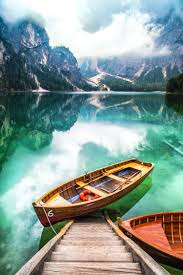
#> input picture assets/scene.jpeg, 183 x 275 px
$ python 0.14histogram.py
#> lines starting #> are read from the running program, lines starting #| are printed output that depends on the picture; after the words box and inside, x2 and y2 are one past the last pixel; in counts of white or black regions, pixels touching at a corner belong together
import cv2 as cv
import matplotlib.pyplot as plt
import numpy as np

img = cv.imread("assets/scene.jpeg")
#> img is the input picture: shape (275, 183, 3); mean B, G, R 149.5, 155.5, 135.1
cv.imshow("Cats",img)

blank = np.zeros(img.shape[:2], dtype="uint8")

gray = cv.cvtColor(img,cv.COLOR_BGR2GRAY)
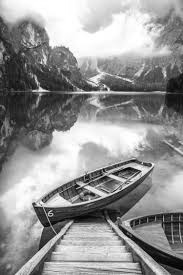
#> gray: shape (275, 183); min 1, max 255, mean 148.7
cv.imshow('Gray',gray)

circle = cv.circle(blank, (img.shape[1]//2, img.shape[0]//2 ), 100, 255, -1)
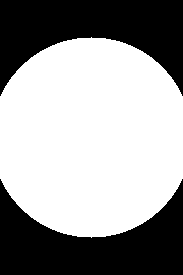
#> blank: shape (275, 183); 60.6% white; 2 black regions, box (x1, y1, x2, y2) and area: (0, 0, 183, 96) 9913, (0, 179, 183, 275) 9913

mask = cv.bitwise_and(gray,gray,mask=circle)
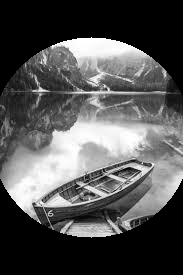
#> mask: shape (275, 183); min 0, max 255, mean 83.9
cv.imshow("Mask", mask)

gray_hist = cv.calcHist([gray] , [0] , mask,[256] , [0,256])
#> gray_hist = 256 values, max 313 at index 248, min 0 at index 0, mean 119.1

plt.figure()
plt.title("grayscale histogram")
plt.xlabel("Bins")
plt.ylabel("# of pixels")
plt.plot(gray_hist)
plt.xlim([0,256])
plt.show()
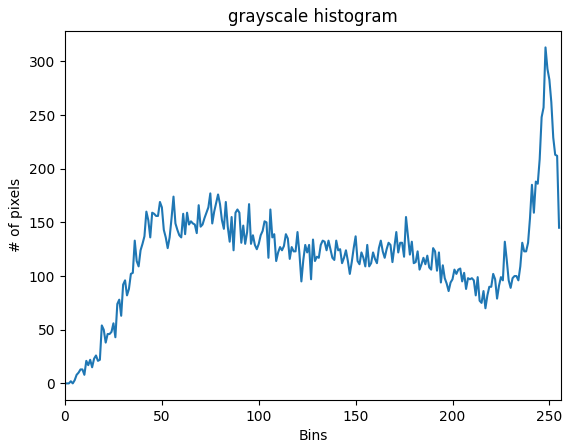
#> figure drawn by matplotlib, 1 panel; curve peaks at x = 248, y = 313

cv.waitKey(0)

$ run again, with assets/cat.jpg copied over assets/scene.jpeg
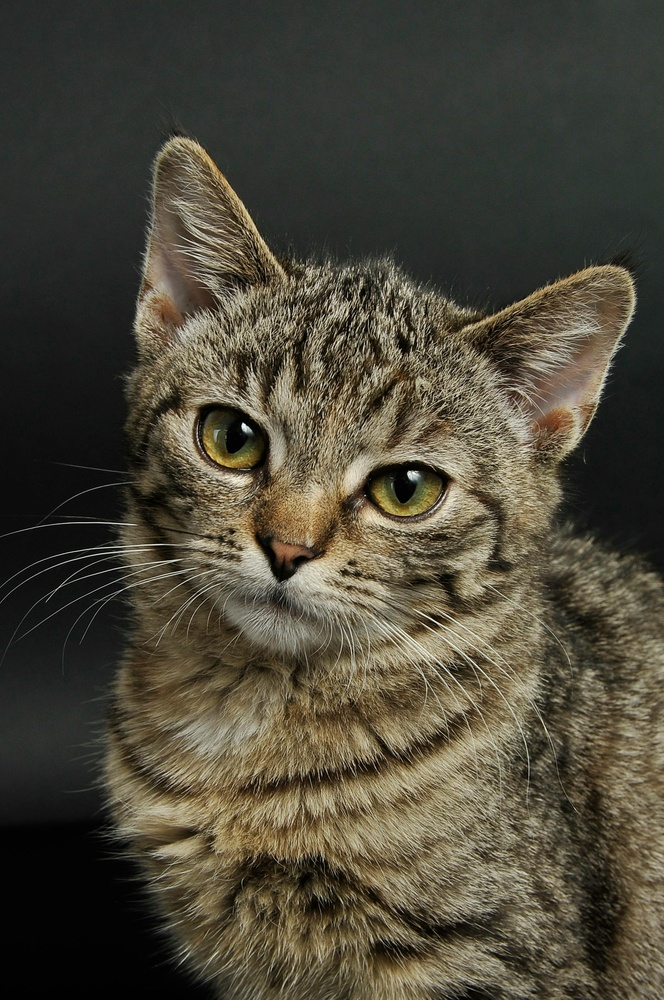
#> input picture assets/cat.jpg, 664 x 1000 px, shrunk from 1862 x 2804 before the run
#> img is the input picture: shape (1000, 664, 3); mean B, G, R 57.2, 71.5, 76.1
#> `circle = cv.circle(blank, (img.shape[1]//2, img.shape[0]//2 ), 100, 25..`:
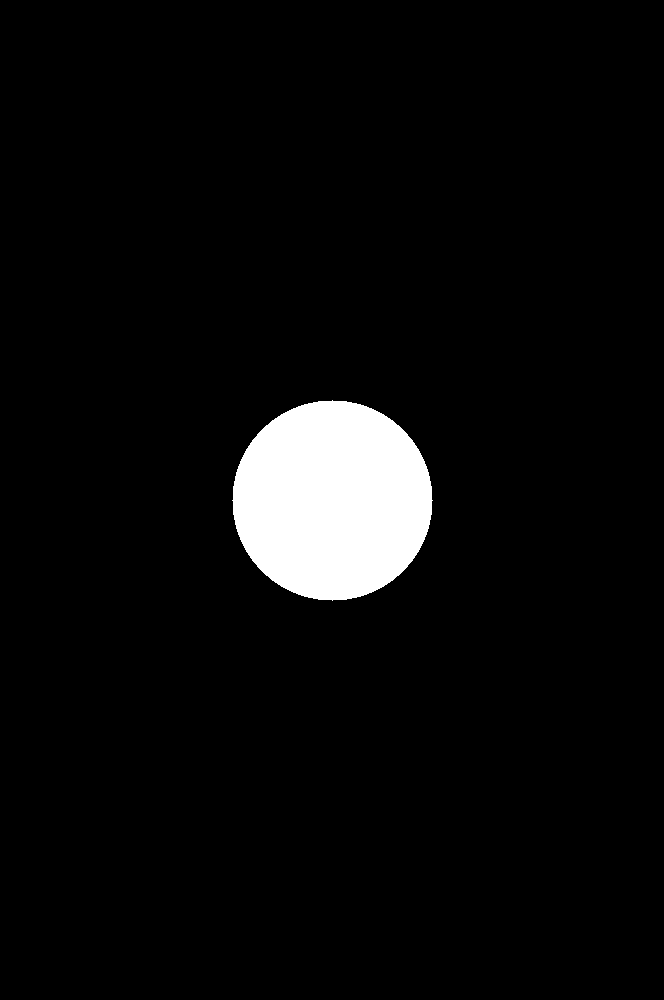
#> blank: shape (1000, 664); 4.7% white; 1 white region, box (x1, y1, x2, y2) and area: (232, 400, 433, 601) 31417
#> gray_hist = 256 values, max 238 at index 145, min 0 at index 0, mean 122.5
#> `plt.show()`:
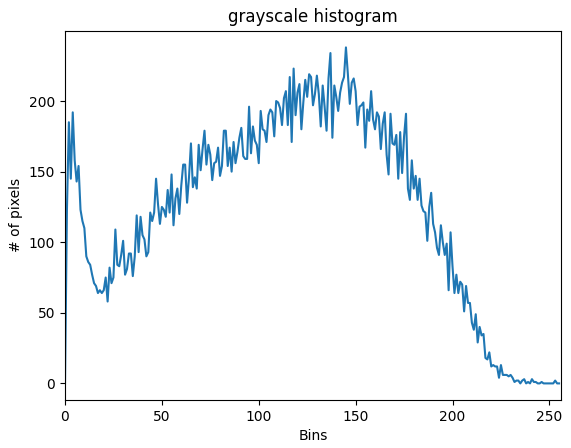
#> figure drawn by matplotlib, 1 panel; curve peaks at x = 145, y = 238

$ run again, with assets/cat2.jpg copied over assets/scene.jpeg
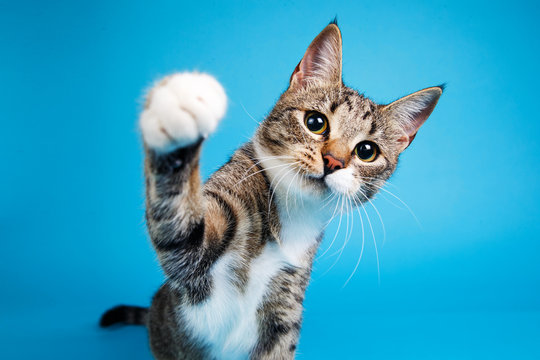
#> input picture assets/cat2.jpg, 540 x 360 px
#> img is the input picture: shape (360, 540, 3); mean B, G, R 191.9, 160, 55.5
#> `circle = cv.circle(blank, (img.shape[1]//2, img.shape[0]//2 ), 100, 25..`:
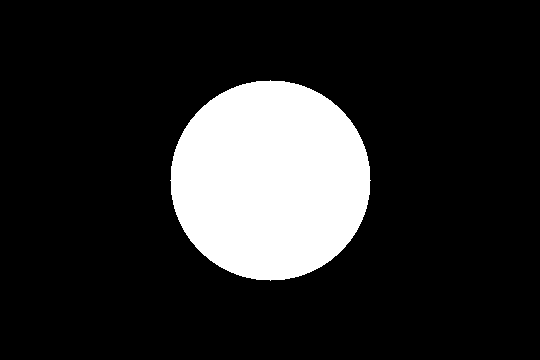
#> blank: shape (360, 540); 16.2% white; 1 white region, box (x1, y1, x2, y2) and area: (170, 80, 371, 281) 31417
#> gray_hist = 256 values, max 605 at index 159, min 0 at index 0, mean 122.6
#> `plt.show()`:
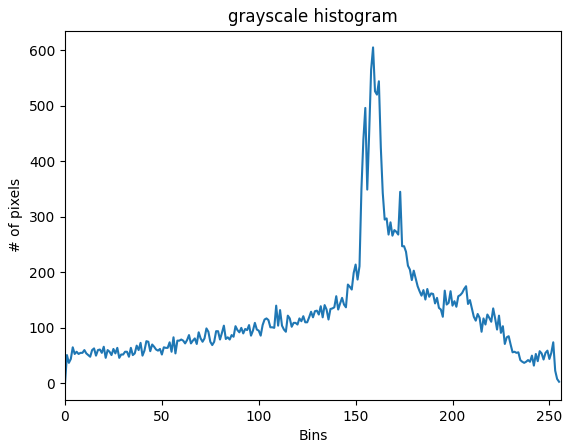
#> figure drawn by matplotlib, 1 panel; curve peaks at x = 159, y = 605

$ run again, with assets/landscape.jpg copied over assets/scene.jpeg
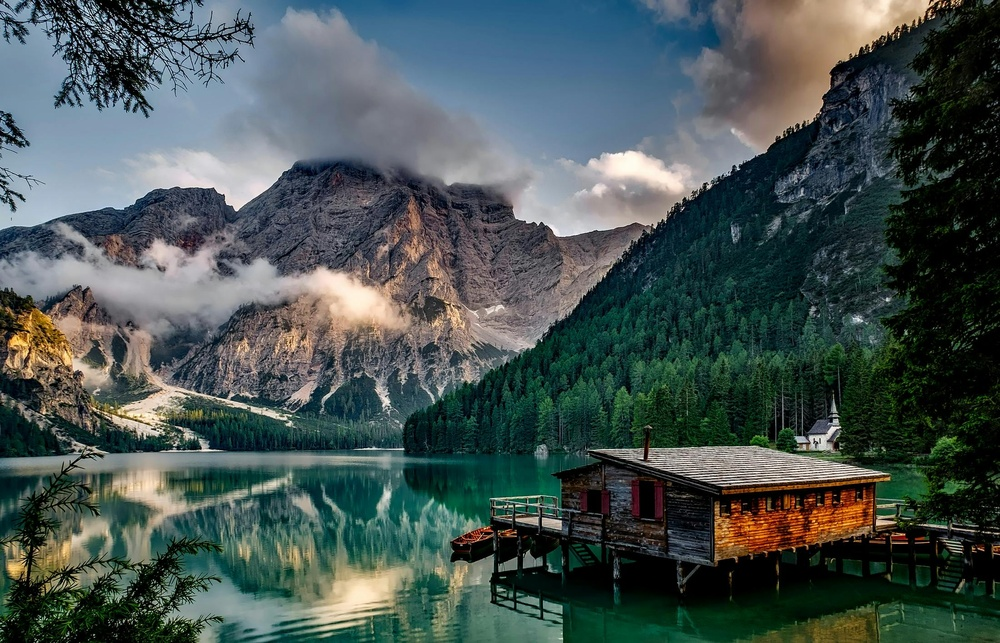
#> input picture assets/landscape.jpg, 1000 x 643 px, shrunk from 2200 x 1414 before the run
#> img is the input picture: shape (643, 1000, 3); mean B, G, R 82.7, 84.3, 71.5
#> `circle = cv.circle(blank, (img.shape[1]//2, img.shape[0]//2 ), 100, 25..`:
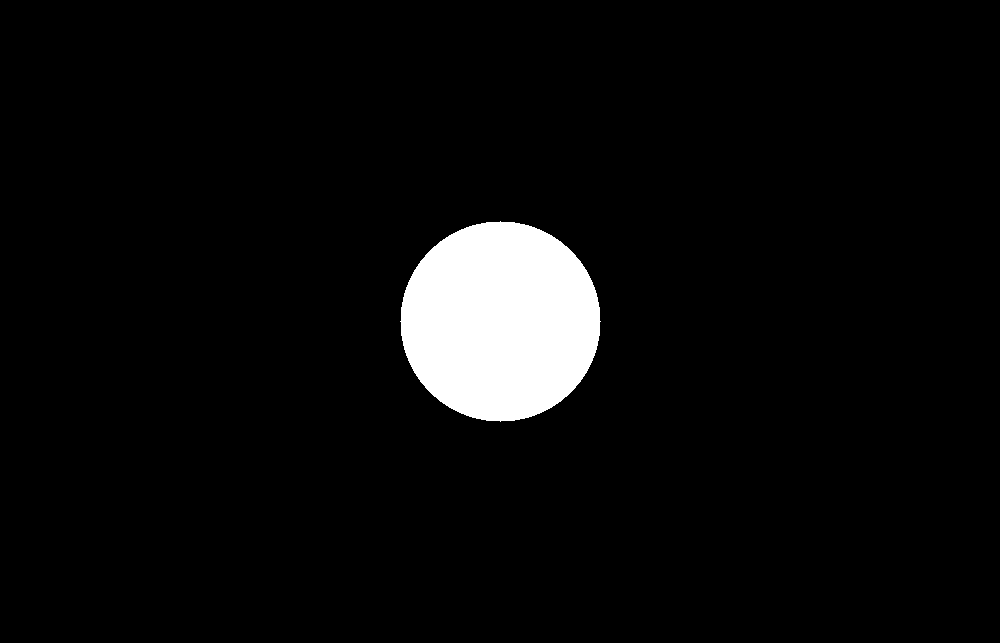
#> blank: shape (643, 1000); 4.9% white; 1 white region, box (x1, y1, x2, y2) and area: (400, 221, 601, 422) 31417
#> gray_hist = 256 values, max 286 at index 36, min 0 at index 0, mean 122.7
#> `plt.show()`:
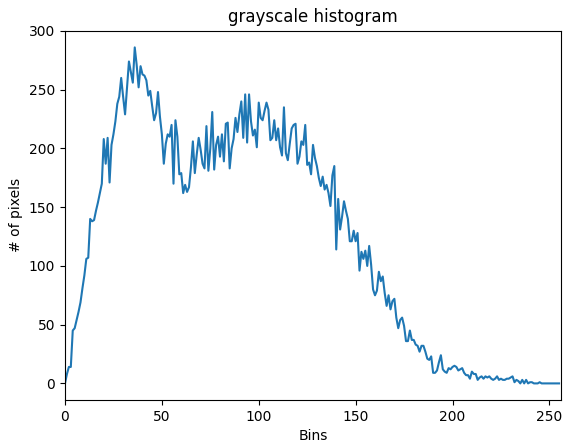
#> figure drawn by matplotlib, 1 panel; curve peaks at x = 36, y = 286
